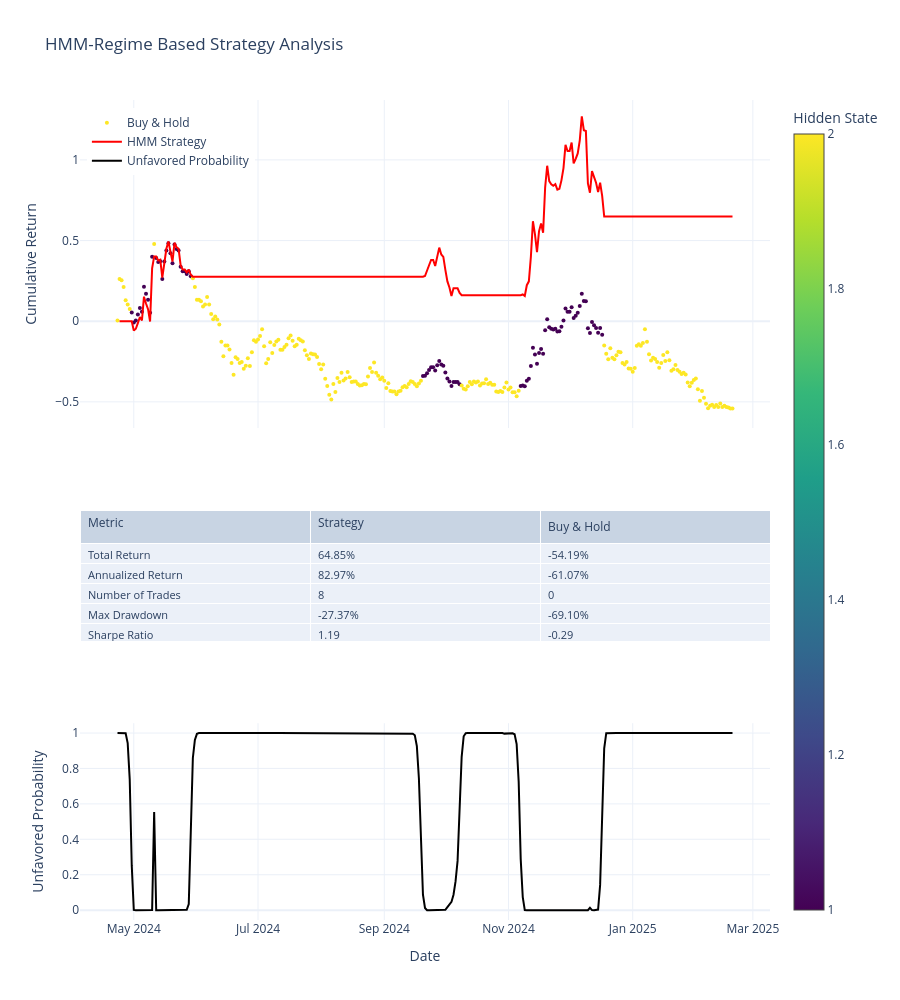
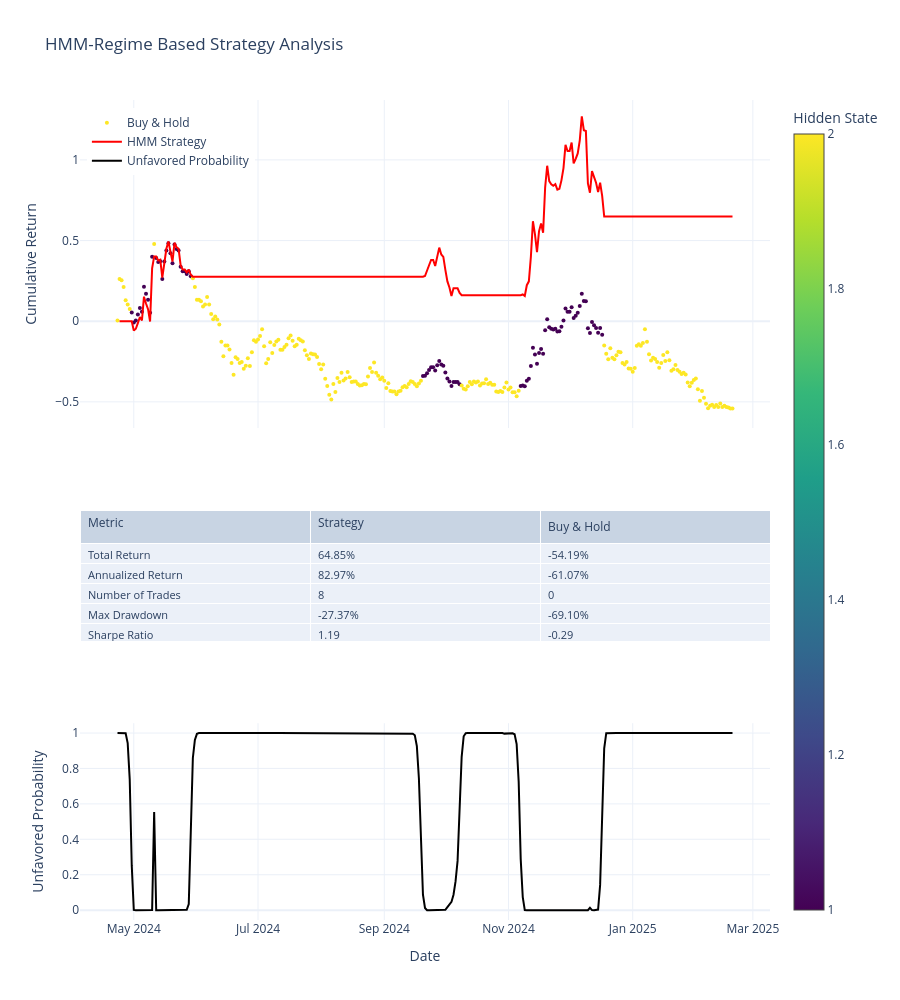

Notebook code for these charts, in order:
### Code cell
plot_hmm_results(long_only)
plot_hmm_results(long_short)

### Figure 1 — Plotly figure (JSON) as saved in the notebook; plotly's stock layout.template omitted (floating-point values rounded to 4 significant figures; data arrays with more than 128 entries replaced by an {"elided": "..."} marker saying what was removed)
{"data": [{"marker": {"color": {"elided": "303 int values"}, "colorbar": {"title": {"text": "Hidden State"}}, "colorscale": [[0, "#440154"], [0.1111, "#482878"], [0.2222, "#3e4989"], [0.3333, "#31688e"], [0.4444, "#26828e"], [0.5556, "#1f9e89"], [0.6667, "#35b779"], [0.7778, "#6ece58"], [0.8889, "#b5de2b"], [1, "#fde725"]], "showscale": true, "size": 4}, "mode": "markers", "name": "Buy & Hold", "type": "scatter", "x": {"elided": "303 str values"}, "xaxis": "x", "y": {"elided": "303 float values"}, "yaxis": "y"}, {"line": {"color": "red", "width": 2}, "mode": "lines", "name": "HMM Strategy", "type": "scatter", "x": {"elided": "303 str values"}, "xaxis": "x", "y": {"elided": "303 float values"}, "yaxis": "y"}, {"cells": {"align": "left", "font": {"size": 11}, "values": [["Total Return", "Annualized Return", "Number of Trades", "Max Drawdown", "Sharpe Ratio", "Win Rate"], ["64.85%", "82.97%", 8, "-27.37%", "1.19", "43.82%"], ["-54.19%", "-61.07%", 0, "-69.10%", "-0.29", "0.00%"]]}, "domain": {"x": [0, 1], "y": [0.34, 0.5]}, "header": {"align": "left", "font": {"size": 12}, "values": ["Metric", "Strategy", "Buy & Hold"]}, "type": "table"}, {"line": {"color": "black", "width": 2}, "mode": "lines", "name": "Unfavored Probability", "type": "scatter", "x": {"elided": "303 str values"}, "xaxis": "x2", "y": {"elided": "303 float values"}, "yaxis": "y2"}], "layout": {"height": 1000, "legend": {"x": 0.01, "xanchor": "left", "y": 0.99, "yanchor": "top"}, "showlegend": true, "title": {"text": "HMM-Regime Based Strategy Analysis"}, "xaxis": {"anchor": "y", "domain": [0, 1], "matches": "x2", "showticklabels": false}, "xaxis2": {"anchor": "y2", "domain": [0, 1], "title": {"text": "Date"}}, "yaxis": {"anchor": "x", "domain": [0.6, 1], "title": {"text": "Cumulative Return"}}, "yaxis2": {"anchor": "x2", "domain": [0, 0.24], "title": {"text": "Unfavored Probability"}}}}

### Figure 2 — Plotly figure (JSON) as saved in the notebook; plotly's stock layout.template omitted (floating-point values rounded to 4 significant figures; data arrays with more than 128 entries replaced by an {"elided": "..."} marker saying what was removed)
{"data": [{"marker": {"color": {"elided": "303 int values"}, "colorbar": {"title": {"text": "Hidden State"}}, "colorscale": [[0, "#440154"], [0.1111, "#482878"], [0.2222, "#3e4989"], [0.3333, "#31688e"], [0.4444, "#26828e"], [0.5556, "#1f9e89"], [0.6667, "#35b779"], [0.7778, "#6ece58"], [0.8889, "#b5de2b"], [1, "#fde725"]], "showscale": true, "size": 4}, "mode": "markers", "name": "Buy & Hold", "type": "scatter", "x": {"elided": "303 str values"}, "xaxis": "x", "y": {"elided": "303 float values"}, "yaxis": "y"}, {"line": {"color": "red", "width": 2}, "mode": "lines", "name": "HMM Strategy", "type": "scatter", "x": {"elided": "303 str values"}, "xaxis": "x", "y": {"elided": "303 float values"}, "yaxis": "y"}, {"cells": {"align": "left", "font": {"size": 11}, "values": [["Total Return", "Annualized Return", "Number of Trades", "Max Drawdown", "Sharpe Ratio", "Win Rate"], ["64.85%", "82.97%", 8, "-27.37%", "1.19", "43.82%"], ["-54.19%", "-61.07%", 0, "-69.10%", "-0.29", "0.00%"]]}, "domain": {"x": [0, 1], "y": [0.34, 0.5]}, "header": {"align": "left", "font": {"size": 12}, "values": ["Metric", "Strategy", "Buy & Hold"]}, "type": "table"}, {"line": {"color": "black", "width": 2}, "mode": "lines", "name": "Unfavored Probability", "type": "scatter", "x": {"elided": "303 str values"}, "xaxis": "x2", "y": {"elided": "303 float values"}, "yaxis": "y2"}], "layout": {"height": 1000, "legend": {"x": 0.01, "xanchor": "left", "y": 0.99, "yanchor": "top"}, "showlegend": true, "title": {"text": "HMM-Regime Based Strategy Analysis"}, "xaxis": {"anchor": "y", "domain": [0, 1], "matches": "x2", "showticklabels": false}, "xaxis2": {"anchor": "y2", "domain": [0, 1], "title": {"text": "Date"}}, "yaxis": {"anchor": "x", "domain": [0.6, 1], "title": {"text": "Cumulative Return"}}, "yaxis2": {"anchor": "x2", "domain": [0, 0.24], "title": {"text": "Unfavored Probability"}}}}
